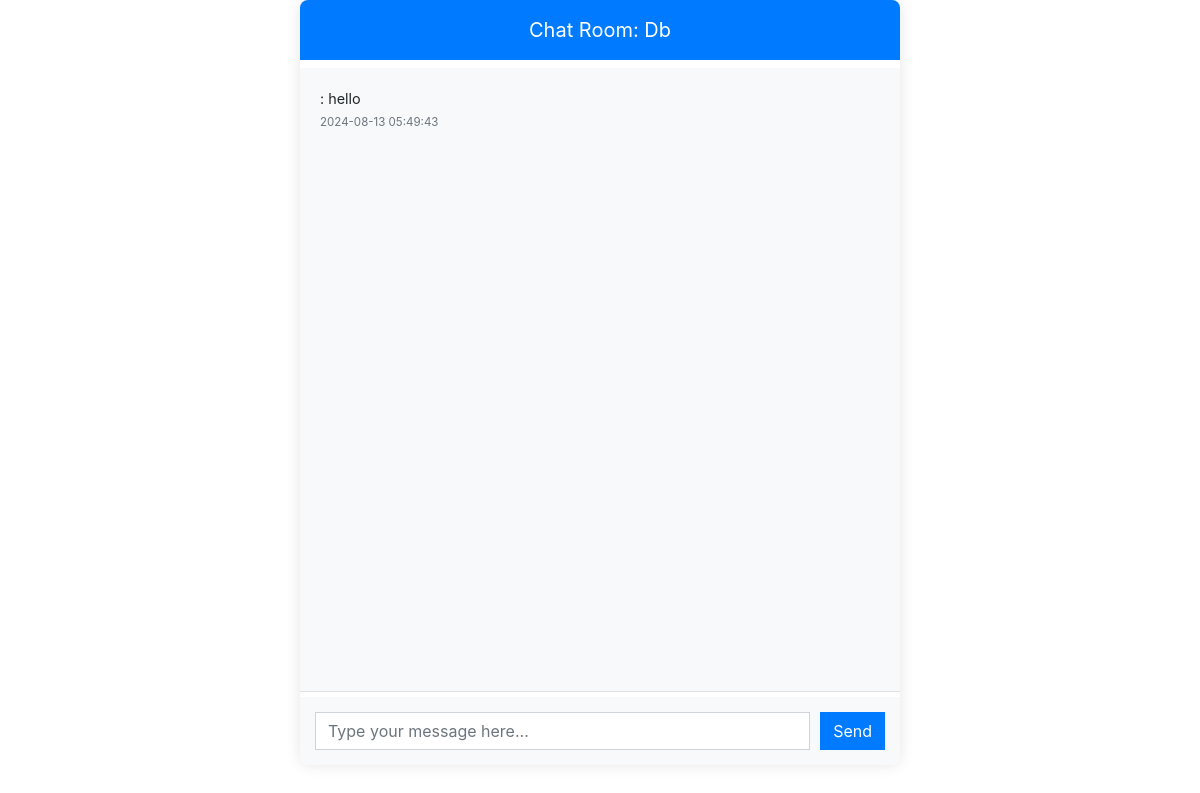
Before: /chat/db (signed in) with the older database file.
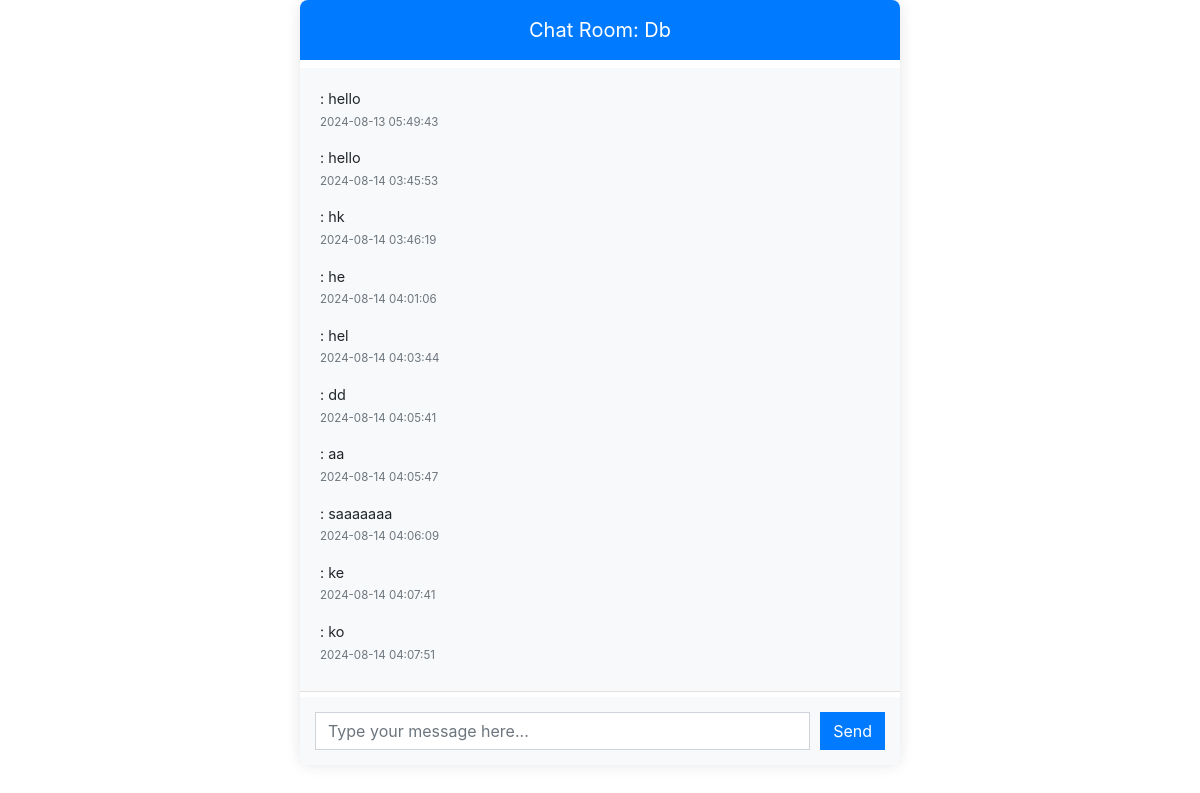
After: the same page with the newer database file.
### chat/models.py (models this page shows)
class Chat(models.Model):
    content = models.CharField(max_length=1000)
    username = models.CharField(max_length=100,blank=True)
    timestamp = models.DateTimeField(auto_now=True)
    group = models.ForeignKey('Group',on_delete=models.CASCADE)

### chat/views.py (the view)
# urls.py: path('<str:group_name>', views.index),
@login_required
def index(request,group_name):
    group = Group.objects.filter(name = group_name).first()
    chats = []
    if group:
        chats = Chat.objects.filter(group = group)
    else:
        group = Group(name = group_name)
        group.save()
    return render(request,'app/index.html',{'groupname':group_name,'chats':chats})

### chat/templates/app/index.html (shortened to what this page needs)
<!DOCTYPE html>
<html lang="en">
  <head>
    <link
      href="https://stackpath.bootstrapcdn.com/bootstrap/4.5.2/css/bootstrap.min.css"
      rel="stylesheet"
    />
  </head>
  <body>
    <div class="chat-container">
      <header class="chat-header">Chat Room: {{groupname | capfirst}}</header>
      <div class="chat-log-container" id="chat-log">
        {% for chat in chats %}
        <p>
          <strong>{{ chat.username }}</strong>: {{ chat.content }}
          <br />
          <small class="text-muted">
            {{ chat.timestamp|date:"Y-m-d H:i:s" }}
          </small>
        </p>
        {% endfor %}
      </div>
      <div class="chat-input-container">
        <input
          type="text"
          id="chat-message-input"
          class="form-control"
          placeholder="Type your message here..."
        />
        <button id="chat-message-submit" class="btn btn-primary">Send</button>
      </div>
    </div>
  </body>
</html>

Changed rows visible on the page:
added Chat: content "hello", timestamp "2024-08-14 03:45:53"
added Chat: content "hk", timestamp "2024-08-14 03:46:19"
added Chat: content "he", timestamp "2024-08-14 04:01:06"
added Chat: content "hel", timestamp "2024-08-14 04:03:44"
added Chat: content "dd", timestamp "2024-08-14 04:05:41"
added Chat: content "aa", timestamp "2024-08-14 04:05:47"
added Chat: content "saaaaaaa", timestamp "2024-08-14 04:06:09"
added Chat: content "ke", timestamp "2024-08-14 04:07:41"
added Chat: content "ko", timestamp "2024-08-14 04:07:51"
